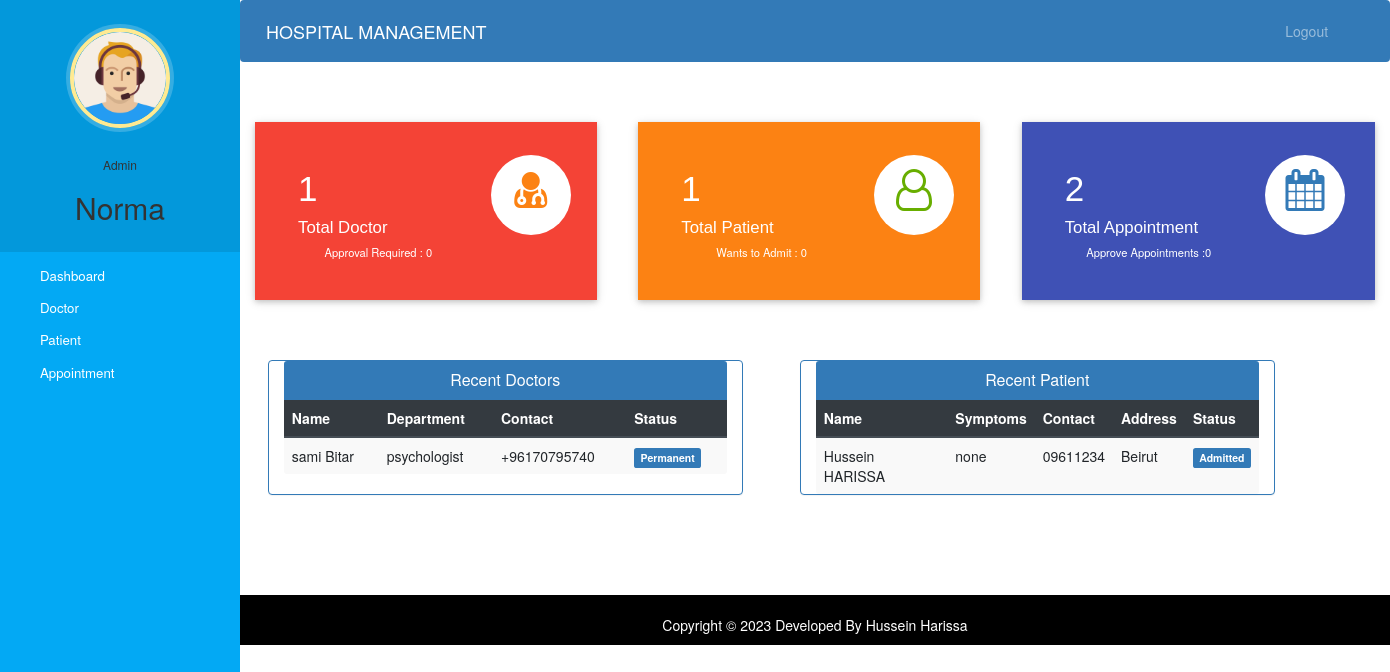
Page /admin-dashboard (signed in) on the committed database.
### hospital/models.py (models this page shows, shortened)
class Doctor(models.Model):
    user=models.OneToOneField(User,on_delete=models.CASCADE)
    profile_pic= models.ImageField(upload_to='profile_pic/DoctorProfilePic/',null=True,blank=True)
    address = models.CharField(max_length=40)
    mobile = models.CharField(max_length=20,null=True)
    department= models.CharField(max_length=50,choices=departments,default='Cardiologist')
    status=models.BooleanField(default=False)
    @property
    def get_name(self):
        return self.user.first_name+" "+self.user.last_name

class Patient(models.Model):
    user=models.OneToOneField(User,on_delete=models.CASCADE)
    profile_pic= models.ImageField(upload_to='profile_pic/PatientProfilePic/',null=True,blank=True)
    address = models.CharField(max_length=40)
    mobile = models.CharField(max_length=20,null=False)
    symptoms = models.CharField(max_length=100,null=True)
    assignedDoctorId = models.PositiveIntegerField(null=True)
    admitDate=models.DateField(auto_now=True)
    status=models.BooleanField(default=False)
    @property
    def get_name(self):
        return self.user.first_name+" "+self.user.last_name

### hospital/views.py (the view)
# urls.py: path('admin-dashboard', views.admin_dashboard_view,name='admin-dashboard'),
@login_required(login_url='adminlogin')
@user_passes_test(is_admin)
def admin_dashboard_view(request):
    doctors=models.Doctor.objects.all().order_by('-id')
    patients=models.Patient.objects.all().order_by('-id')
    doctorcount=models.Doctor.objects.all().filter(status=True).count()
    pendingdoctorcount=models.Doctor.objects.all().filter(status=False).count()
    patientcount=models.Patient.objects.all().filter(status=True).count()
    pendingpatientcount=models.Patient.objects.all().filter(status=False).count()
    appointmentcount=models.Appointment.objects.all().filter(status=True).count()
    pendingappointmentcount=models.Appointment.objects.all().filter(status=False).count()
    mydict={
    'doctors':doctors,
    'patients':patients,
    'doctorcount':doctorcount,
    'pendingdoctorcount':pendingdoctorcount,
    'patientcount':patientcount,
    'pendingpatientcount':pendingpatientcount,
    'appointmentcount':appointmentcount,
    'pendingappointmentcount':pendingappointmentcount,
    }
    return render(request,'hospital/admin_dashboard.html',context=mydict)

### hospital/views.py (called while the page is built)
def is_admin(user):
    return user.groups.filter(name='ADMIN').exists()

### templates/hospital/admin_dashboard.html
{% extends 'hospital/admin_base.html' %}
{% load static %}
{% block content %}
{%include 'hospital/admin_dashboard_cards.html'%}
<br><br><br>
<div class="container">
  <div class="row">
    <div class="panel panel-primary col-md-5" style="margin-left:2%;">
      <div class="panel-heading" style="text-align:center;">
        <h6 class="panel-title">Recent Doctors</h6>
      </div>
      <table class="table table-hover table-striped" id="dev-table">
        <thead class="thead-dark">
          <tr>
            <th>Name</th>
            <th>Department</th>
            <th>Contact</th>
            <th>Status</th>
          </tr>
        </thead>
        {% for d in doctors %}
        <tr>
          <td> {{d.get_name}}</td>
          <td>{{d.department}}</td>
          <td>{{d.mobile}}</td>
          {%if d.status%}
          <td> <span class="label label-primary">Permanent</span></td>
          {% else %}
          <td> <span class="label label-success">On Hold</span></td>
          {% endif %}
        </tr>
        {% endfor %}
      </table>
    </div>
    <div class="panel panel-primary col-md-5" style="margin-left:5%;">
      <div class="panel-heading" style="text-align:center;">
        <h6 class="panel-title">Recent Patient</h6>
      </div>
      <table class="table table-hover table-striped" id="dev-table">
        <thead class="thead-dark">
          <tr>
            <th>Name</th>
            <th>Symptoms</th>
            <th>Contact</th>
            <th>Address</th>
            <th>Status</th>
          </tr>
        </thead>
        {% for p in patients %}
        <tr>
          <td> {{p.get_name}}</td>
          <td>{{p.symptoms}}</td>
          <td>{{p.mobile}}</td>
          <td>{{p.address}}</td>
          {%if p.status%}
          <td> <span class="label label-primary">Admitted</span></td>
          {% else %}
          <td> <span class="label label-success">On Hold</span></td>
          {% endif %}
        </tr>
        {% endfor %}
      </table>
    </div>
  </div>
</div>
{% endblock content %}

### templates/hospital/admin_base.html (shortened to what this page needs)
<!DOCTYPE html>
{% load static %}
<html lang="en">
<head>
  <link rel="stylesheet" href="https://stackpath.bootstrapcdn.com/bootstrap/4.3.1/css/bootstrap.min.css">
  <link rel="stylesheet" href="https://maxcdn.bootstrapcdn.com/font-awesome/4.7.0/css/font-awesome.min.css">
  <link rel="stylesheet" href="{% static '/style.css' %}">
</head>
<body>
  <nav class="menu" tabindex="0">
    <header class="avatar">
      <img src="{% static "images/adminpropic.png" %}" />
      <br><br>
      <h6>Admin</h6>
      <h2>{{request.user.first_name}}</h2>
    </header>
    <ul>
      <li tabindex="0" class="icon-dashboard"> <a style="color:white; text-decoration:none;" href="/admin-dashboard"><span>Dashboard</span></a> </li>
      <li tabindex="0" class="icon-customers"> <a style="color:white; text-decoration:none;" href="/admin-doctor"><span>Doctor</span></a></li>
      <li tabindex="0" class="icon-users"> <a style="color:white; text-decoration:none;" href="/admin-patient"><span>Patient</span></a></li>
      <li tabindex="0" class="icon-calendar"> <a style="color:white; text-decoration:none;" href="/admin-appointment"><span>Appointment</span></a></li>
    </ul>
  </nav>
  <main>
    <div class="bs-example">
      <nav class="navbar navbar-expand-md  navbar-dark fixed-top" style="background:#337AB7;">
        <a href="/admin-dashboard" class="navbar-brand">HOSPITAL MANAGEMENT</a>
        <div class="collapse navbar-collapse justify-content-between" id="navbarCollapse">
          <div class="navbar-nav" style=" margin-left: 90%;">
            <a href="/logout" class="nav-item nav-link">Logout</a>
          </div>
        </div>
      </nav>
    </div>
    <br><br>
    {% block content %}
    {% endblock content %}
    <br><br><br><br>
    <footer>
      <br>
      <div class="container">
        <div class="row">
          <div class="col-md-12 col-sm-12">
            <div style="color:#ffffff;" class="wow fadeInUp footer-copyright">
              <p>
                Copyright &copy; 2023 Developed By Hussein Harissa </p>
            </div>
          </div>
        </div>
      </div>
    </footer>
  </main>
</body>
</html>

### static/style.css (style rules this page uses)
body { padding-left: 240px; }
main { position: relative; height: 100vh; }
.menu { background: #5bc995; height: 100vh; width: 240px; position: fixed; top: 0px; left: 0; z-index: 5; outline: none; }
.menu .avatar { background: rgba(0, 0, 0, 0.1); padding: 2em 0.5em; text-align: center; }
.menu .avatar img { width: 100px; border-radius: 50%; overflow: hidden; border: 4px solid #ffea92; box-shadow: 0 0 0 4px rgba(255, 255, 255, 0.2); }
.menu .avatar h2 { font-weight: normal; margin-bottom: 0; }
.menu ul { list-style: none; padding: 0.5em 0; margin: 0; }
.menu ul li { padding: 0.5em 1em 0.5em 3em; font-size: 0.95em; font-weight: regular; background-repeat: no-repeat; background-position: left 15px center; background-size: auto 20px; transition: all 0.15s linear; cursor: pointer; }
.menu ul li.icon-dashboard { background-image: url("http://www.entypo.com/images//gauge.svg"); }
.menu ul li.icon-customers { background-image: url("http://www.entypo.com/images//briefcase.svg"); }
.menu ul li.icon-users { background-image: url("http://www.entypo.com/images//users.svg"); }
.menu ul li.icon-calendar { background-image: url("http://www.entypo.com/images//calendar.svg"); }

### templates/hospital/admin_base.html (style rules this page uses)
a:link { text-decoration: none; }
a { color: white; }
footer { padding: 0px 0px 0px 0px; background-color: black; margin: 0px; }
p { text-align: center; }
body { padding-left: 240px; }
main { position: relative; height: 100vh; }
.menu { background: #03a9f4; height: 100vh; width: 240px; position: fixed; top: 0px; left: 0; z-index: 5; outline: none; }
.menu .avatar { background: rgba(0, 0, 0, 0.1); padding: 2em 0.5em; text-align: center; }
.menu .avatar img { width: 100px; border-radius: 50%; overflow: hidden; border: 4px solid #ffea92; box-shadow: 0 0 0 4px rgba(255, 255, 255, 0.2); }
.menu .avatar h2 { font-weight: normal; margin-bottom: 0; }
.menu ul { list-style: none; padding: 0.5em 0; margin: 0; }
.menu ul li { padding: 0.5em 1em 0.5em 3em; font-size: 0.95em; font-weight: regular; background-repeat: no-repeat; background-position: left 15px center; background-size: auto 20px; transition: all 0.15s linear; cursor: pointer; }
.menu ul li.icon-dashboard { background-image: url("http://www.entypo.com/images//gauge.svg"); }
.menu ul li.icon-customers { background-image: url("http://www.entypo.com/images//briefcase.svg"); }
.menu ul li.icon-users { background-image: url("http://www.entypo.com/images//users.svg"); }
.menu ul li.icon-calendar { background-image: url("http://www.entypo.com/images//calendar.svg"); }

### rows in the picture
Doctor: get_name "sami Bitar", department "psychologist", mobile "+96170795740", status "Permanent"
Patient: get_name "Hussein HARISSA", symptoms "none", mobile "09611234", address "Beirut", status "Admitted"

### other values in the picture
{{ request.user.first_name }} "Norma"
{{ doctorcount }} "1"
{{ pendingdoctorcount }} "0"
{{ patientcount }} "1"
{{ pendingpatientcount }} "0"
{{ appointmentcount }} "2"
{{ pendingappointmentcount }} "0"
